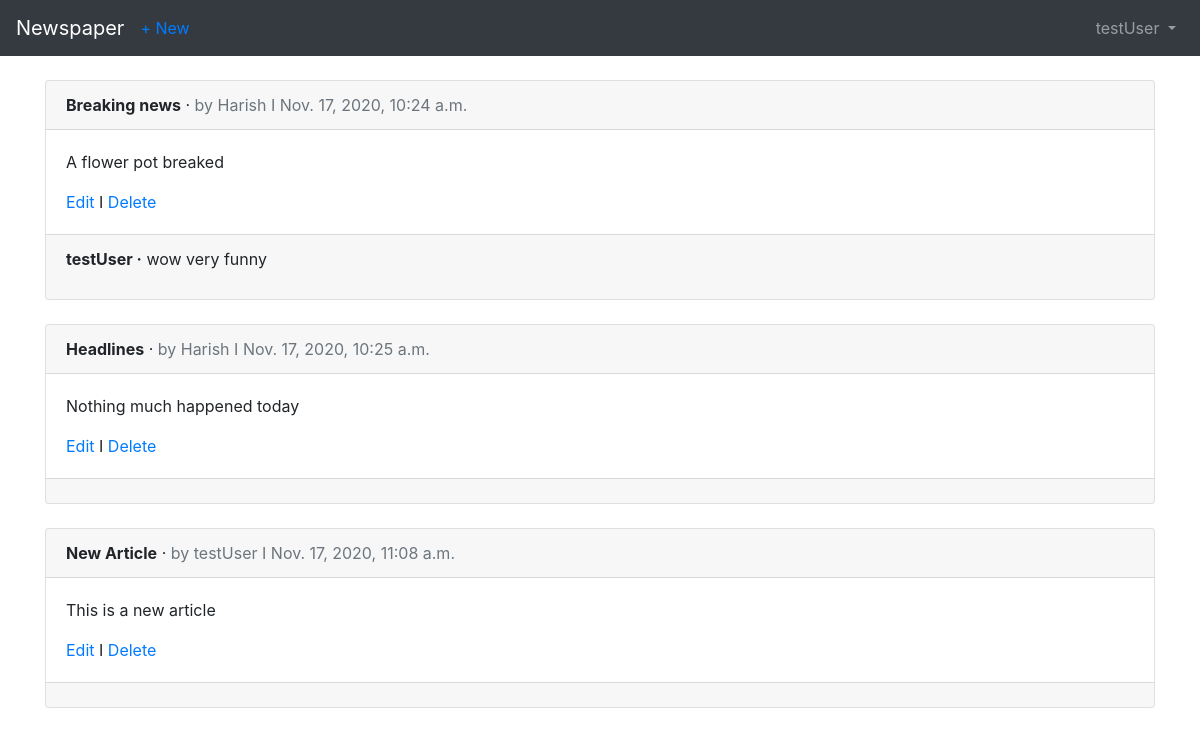
/articles/ (signed in), run on the app's committed database.
### users/models.py (models this page shows)
class CustomUser(AbstractUser):
    age = models.PositiveIntegerField(default=0)

### articles/models.py (models this page shows, shortened)
class Article(models.Model):
    title = models.CharField(max_length=255)
    body = models.TextField()
    date = models.DateTimeField(auto_now_add=True)
    author = models.ForeignKey(get_user_model(),on_delete=models.CASCADE,)

class Comment(models.Model):
    article = models.ForeignKey(Article,on_delete=models.CASCADE,related_name = 'comments')
    comment = models.CharField(max_length=140)
    author = models.ForeignKey(
        get_user_model(),
        on_delete=models.CASCADE,
    )
    def __str__ (self):
        return self.comment

### articles/views.py (the view)
# urls.py: path('',ArticleListView.as_view(),name = 'article_list'),
class ArticleListView(LoginRequiredMixin,ListView):
    model = models.Article
    login_url = 'login'
    template_name = 'articles/article_list.html'

### templates/articles/article_list.html (shortened to what this page needs)
{% extends 'base.html' %}
 {% block content %}
 {% for article in object_list %}
<div class="card">
<div class="card-header">
<span class="font-weight-bold"> {{ article.title }}</span> &middot;
<span class="text-muted">by {{ article.author }} I {{ article.date }}
</span>
</div>
<div class="card-body">
<p> {{ article.body }}</p>
<a href=" {% url 'article_edit' article.pk %}">Edit</a> I
<a href=" {% url 'article_delete' article.pk %}">Delete</a>
</div>
<div class="card-footer">
 {% for comment in article.comments.all %}
<p>
<span class="font-weight-bold"> {{ comment.author }}
&middot;</span>
 {{ comment }}
</p>
 {% endfor %}
</div>
</div>
<br />
 {% endfor %}
 {% endblock content %}

### templates/base.html (shortened to what this page needs)
<!doctype html>
<html lang="en">
{% load crispy_forms_tags %}
<head>
    <link rel="stylesheet" href="https://cdn.jsdelivr.net/npm/bootstrap@4.5.3/dist/css/bootstrap.min.css">
</head>
<body>
    <nav class="navbar navbar-expand-md navbar-dark bg-dark mb-4">
        <a class="navbar-brand" href="{% url 'home' %}">Newspaper</a> {% if user.is_authenticated %}
        <ul class="navbar-nav mr-auto">
            <li class="nav-item"><a href=" {% url 'article_new' %}">+ New</a></li>
        </ul>
        {% endif %}
        <div class="collapse navbar-collapse" id="navbarCollapse">
            {% if user.is_authenticated %}
            <ul class="navbar-nav ml-auto">
                <li class="nav-item">
                    <a class="nav-link dropdown-toggle" href="#" id="userMenu" data-toggle="dropdown" aria-haspopup="true" aria-expanded="false">
                  {{ user.username }}
                </a>
                </li>
            </ul>
            {% endif %}
        </div>
    </nav>
    <div class="container">
        {% block content %} {% endblock %}
    </div>
</html>

### data on the page
CustomUser: username "testUser"
Article: title "Breaking news", author "Harish", date "Nov. 17, 2020, 10:24 a.m.", body "A flower pot breaked"
Comment: author "testUser", comment "wow very funny"
Article: title "Headlines", author "Harish", date "Nov. 17, 2020, 10:25 a.m.", body "Nothing much happened today"
Article: title "New Article", author "testUser", date "Nov. 17, 2020, 11:08 a.m.", body "This is a new article"
